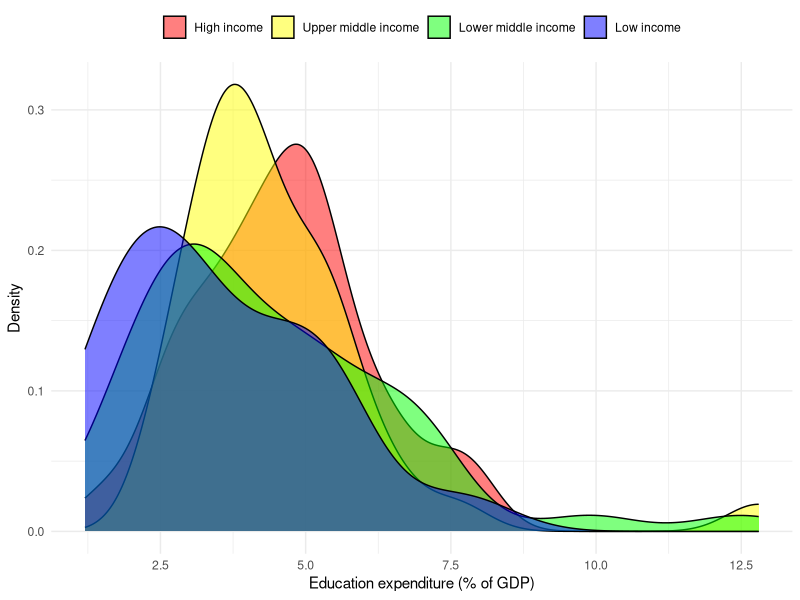
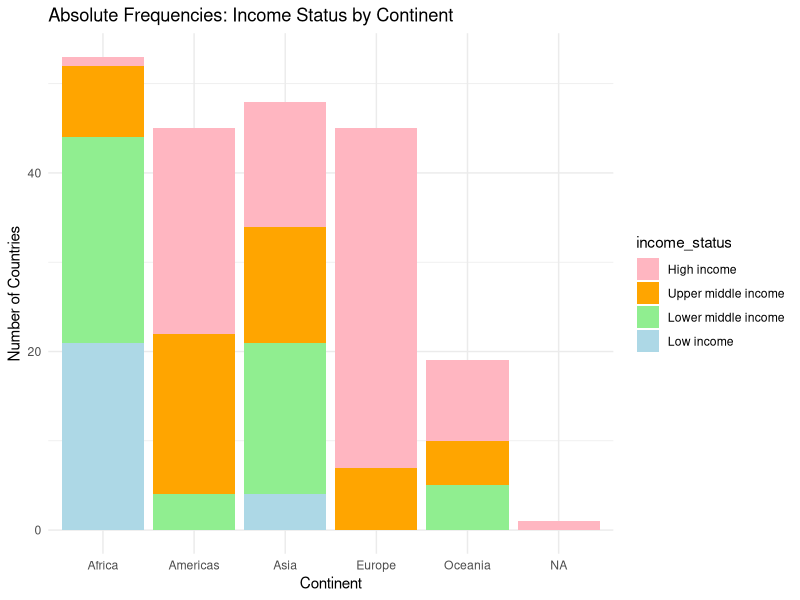
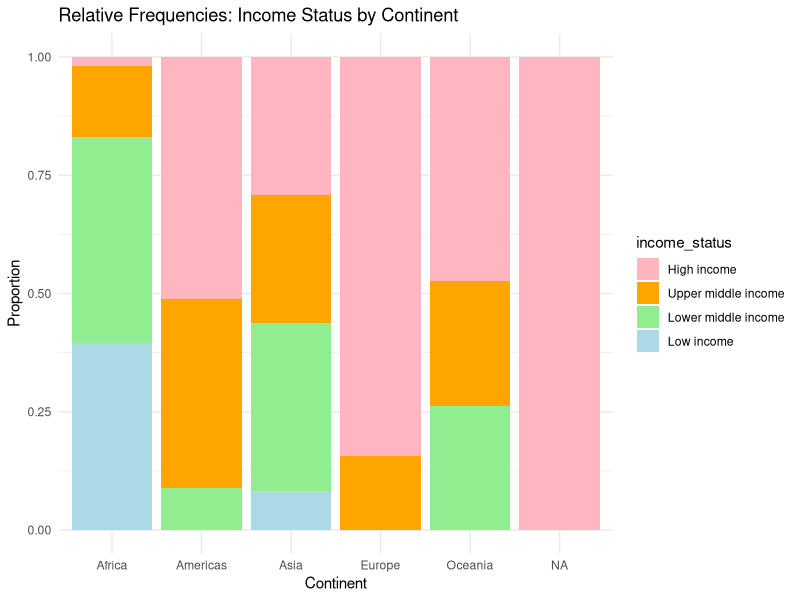
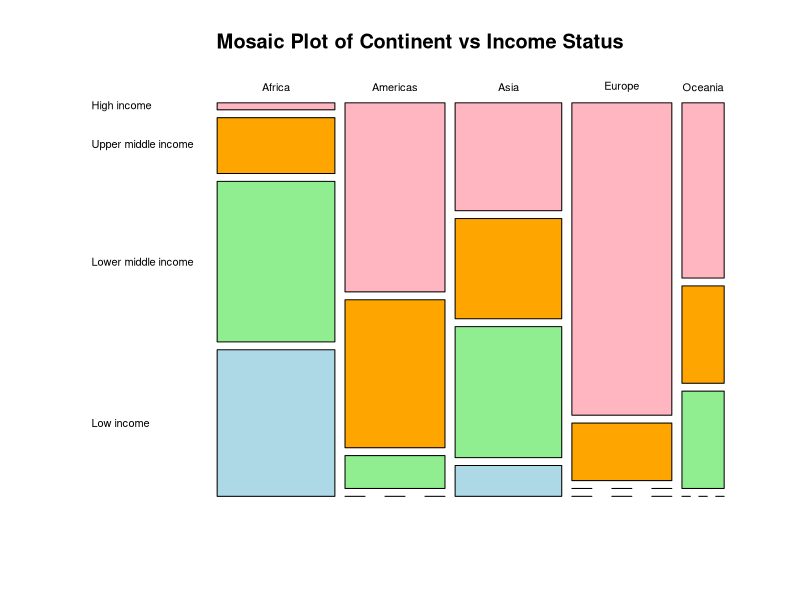
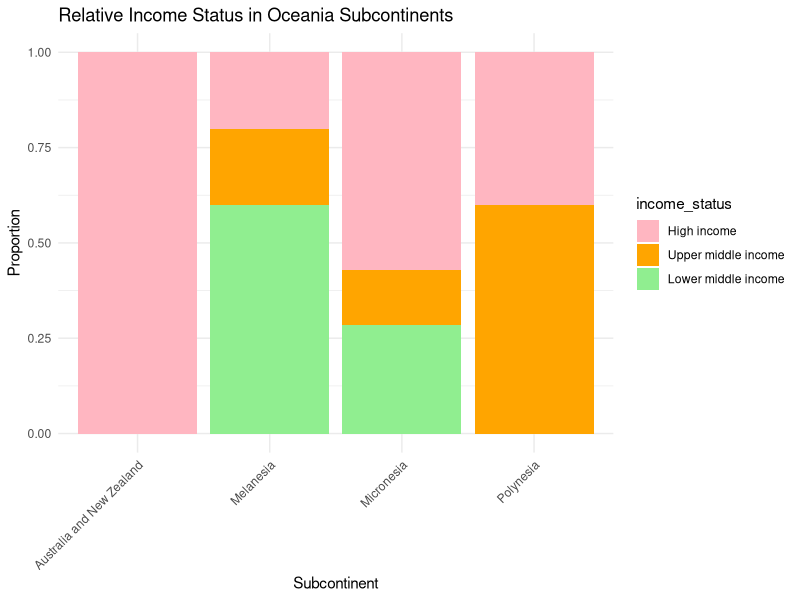
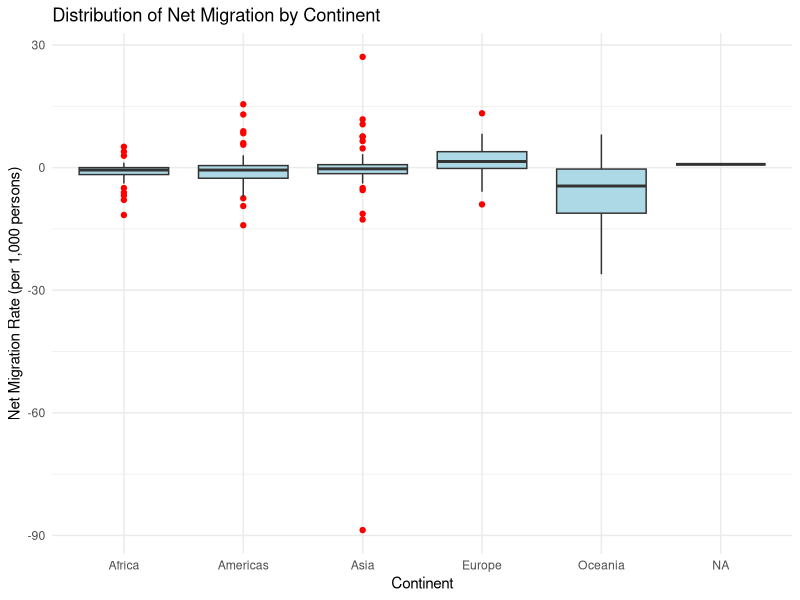
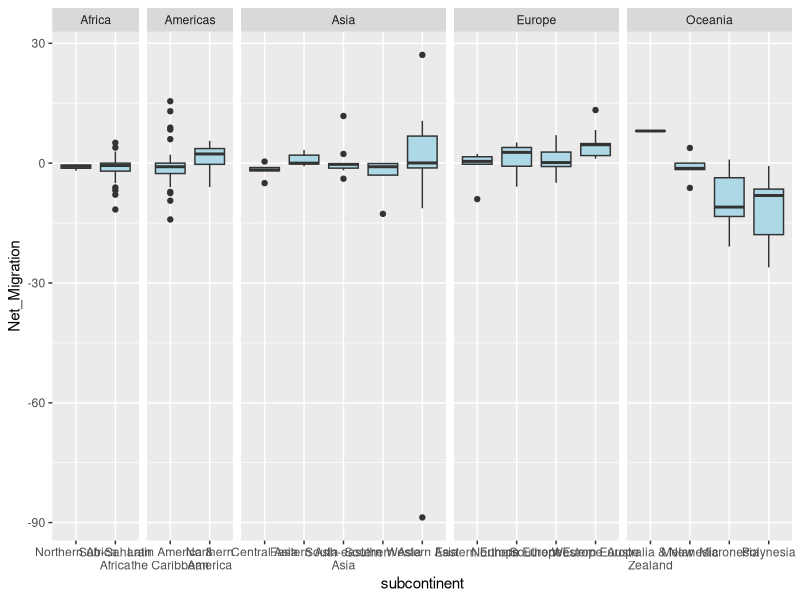

Write the R code that produced these figures, in order. (Note: this script raises an error after producing the figures.)
## ---- chunk 1

knitr::opts_chunk$set(echo = TRUE)

# Load necessary libraries
library(ggplot2)
library(dplyr)
library(tidyr)

#getwd()

df <- read.csv("df.csv", sep=";", dec=",", na.strings = ".")


# Eliminate missing values in income status
df <- df %>% filter(grepl( 'income', income_status, ignore.case = TRUE))
## ---- chunk 2

df$Education_Expenditure <- as.numeric(gsub(",", ".", df$Education_Expenditure))

# ordering the levels of the income
df$income_status <- factor(df$income_status, 
                           levels = c("High income", 
                                      "Upper middle income", 
                                      "Lower middle income", 
                                      "Low income"))

ggplot(df, aes(x = Education_Expenditure, 
               fill = income_status, 
               group = income_status)) +
  geom_density(alpha = 0.5, color = "black") +
  
  scale_fill_manual(
    values = c(
      "High income" = "red",         
      "Upper middle income" = "yellow", 
      "Lower middle income" = "green", 
      "Low income" = "blue"
    )
  ) +
  theme_minimal() +
  theme(
    legend.position = "top",
    legend.title = element_blank()
    
  ) +
  labs(
    x = "Education expenditure (% of GDP)",
    y = "Density"
  )
## ---- chunk 3
df$income_status <- factor(df$income_status, 
                           levels = c("High income", 
                                      "Upper middle income", 
                                      "Lower middle income", 
                                      "Low income"))
                           
ggplot(df, aes(x = continent, fill = income_status)) +
  geom_bar(position = "stack") + # absolute frequencies
  scale_fill_manual(
    values = c(
      "High income" = "lightpink",         
      "Upper middle income" = "orange", 
      "Lower middle income" = "lightgreen", 
      "Low income" = "lightblue"
    )
  )+
  theme_minimal() +
  labs(title = "Absolute Frequencies: Income Status by Continent", 
       x = "Continent", 
       y = "Number of Countries")

## ---- chunk 4
df$income_status <- factor(df$income_status, 
                           levels = c("High income", 
                                      "Upper middle income", 
                                      "Lower middle income", 
                                      "Low income"))

ggplot(df, aes(x = continent, fill = income_status)) +
  geom_bar(position = "fill") + # relative frequencies
  scale_fill_manual(
    values = c(
      "High income" = "lightpink",         
      "Upper middle income" = "orange", 
      "Lower middle income" = "lightgreen", 
      "Low income" = "lightblue"
    )
  )+
  theme_minimal() +
  labs(title = "Relative Frequencies: Income Status by Continent", 
       x = "Continent", 
       y = "Proportion")

## ---- chunk 5
df$income_status <- factor(df$income_status, 
                           levels = c("High income", 
                                      "Upper middle income", 
                                      "Lower middle income", 
                                      "Low income"))
# Mosaic plot for income status per continent
mosaicplot(table(df$continent, df$income_status), 
           main = "Mosaic Plot of Continent vs Income Status", 
           col = c("lightpink", "orange", "lightgreen", "lightblue"), 
           las = 1)
## ---- chunk 6
df$income_status <- factor(df$income_status, 
                           levels = c("High income", 
                                      "Upper middle income", 
                                      "Lower middle income", 
                                      "Low income"))

# Filter for Oceania
df_oceania <- df %>% filter(continent == "Oceania")

# Using a relative frequency barplot
ggplot(df_oceania, aes(x = subcontinent, fill = income_status)) +
  geom_bar(position = "fill") +
  scale_fill_manual(
     values = c(
      "High income" = "lightpink",         
      "Upper middle income" = "orange", 
      "Lower middle income" = "lightgreen", 
      "Low income" = "lightblue"
    )
  )+
  theme_minimal() +
  theme(axis.text.x = element_text(angle = 45, hjust = 1)) +
  labs(title = "Relative Income Status in Oceania Subcontinents", 
       x = "Subcontinent", 
       y = "Proportion")

## ---- chunk 7

ggplot(df, aes(x = continent, y = Net_Migration)) +
  geom_boxplot(fill = "lightblue", outlier.color = "red") +
  theme_minimal() +
  labs(title = "Distribution of Net Migration by Continent",
       x = "Continent", 
       y = "Net Migration Rate (per 1,000 persons)")

# only data from asia
df_asia <- df %>% filter(continent == "Asia")

# Largest positive outlier
max_asia <- df_asia %>% arrange(desc(Net_Migration)) %>% slice(1)

# Largest negative outlier
min_asia <- df_asia %>% arrange(Net_Migration) %>% slice(1)

# printing outliers
cat("Largest positive outlier in Asia:", max_asia$Country, "with a rate of", max_asia$Net_Migration, "\n")
cat("Largest negative outlier in Asia:", min_asia$Country, "with a rate of", min_asia$Net_Migration, "\n")
## ---- chunk 8
library(stringr)
df_clean <- df %>%
  filter(continent != "." & subcontinent != ".") %>%
  filter(!is.na(continent) & !is.na(subcontinent)) %>%
  # replacing " and " with " & " 
  mutate(subcontinent = str_replace_all(subcontinent, " and ", " & "))

ggplot(df_clean, aes(x = subcontinent, y = Net_Migration)) +
  geom_boxplot(fill = "lightblue") +
  
  # spacing the continents according to the number of sub continents
  facet_grid(. ~ continent, scales = "free_x", space = "free_x") +
  
  scale_x_discrete(labels = function(x) str_wrap(x, width = 15)) # scaling the labels on the x axis
  + theme_minimal() +
  theme(
    axis.text.x = element_text(angle = 45, vjust = 1, hjust = 1),
    panel.spacing = unit(1, "lines")
  ) +
  labs(
    title = "Net Migration by Subcontinent (Grouped by Continent)",
    x = "Subcontinent", 
    y = "Net Migration Rate (per 1,000 persons)"
  )
